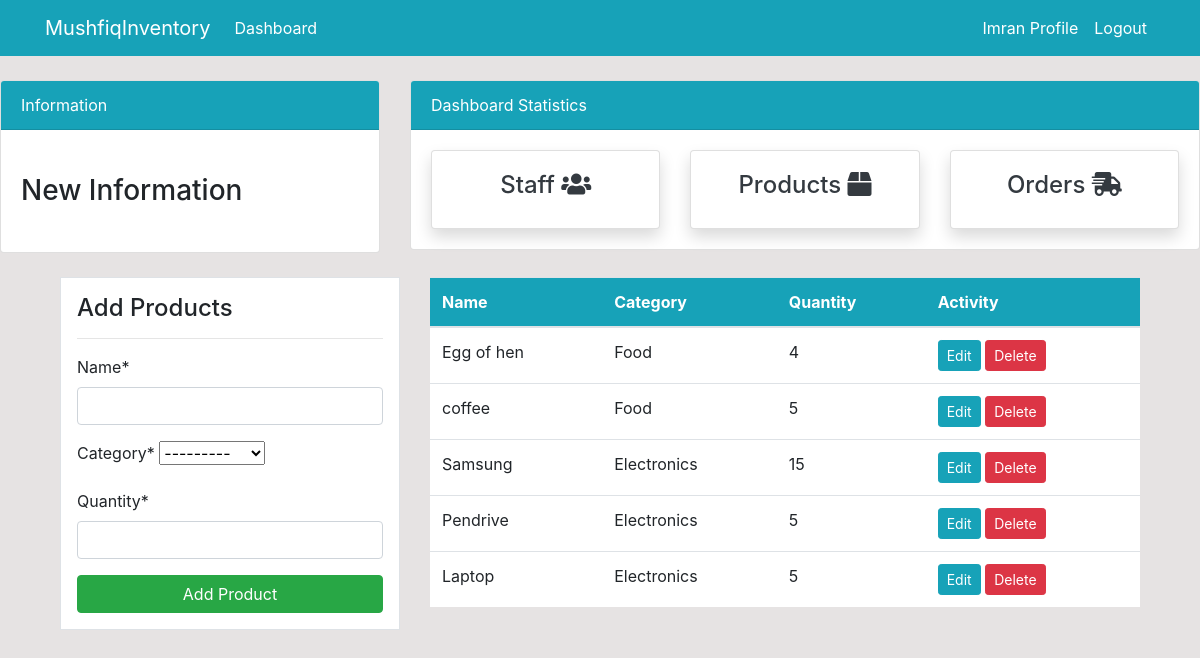
/product/ (signed in), run on the app's committed database.
### dashboard/models.py (models this page shows, shortened)
class Product(models.Model):
    name = models.CharField(max_length=100, null=True)
    category = models.CharField(max_length=20, choices=CATEGORY, null=True)
    quantity = models.PositiveIntegerField(null=True)
    class Meta:
        verbose_name_plural = 'Product'

### dashboard/views.py (the view)
# urls.py: path('product/', views.product, name='dashboard-product'),
@login_required
def product(request):
    items = Product.objects.all()
    if request.method == 'POST':
        form = ProductForm(request.POST)
        if form.is_valid():
            form.save()
            product_name = form.cleaned_data.get('name')
            messages.success(request, f'{product_name} has been added')
            return redirect('dashboard-product')
    else:
        form = ProductForm()
    context = {'items': items, 'form': form}
    return render(request, 'dashboard/product.html', context)

### dashboard/forms.py
class ProductForm(forms.ModelForm):
    class Meta:
        model = Product
        fields = ['name', 'category', 'quantity']

### templates/dashboard/product.html (shortened to what this page needs)
{% extends 'partials/base.html' %}
{% load crispy_forms_tags %}
{% block content %}
    <div class="container">
        <div class="row my-4">
            <div class="col-md-4">
                <div class="border bg-white p-3">
                    <h4>Add Products</h4>
                    <hr>
                    <form method="POST">
                        {{ form|crispy }}
                        <input class="btn btn-success btn-block"
                            type="submit" value="Add Product">
                    </form>
                </div>
            </div>
            <div class="col-md-8">
                <table class="table bg-white">
                    <thead class="bg-info">
                        <tr class="text-white">
                            <th scope="col">Name</th>
                            <th scope="col">Category</th>
                            <th scope="col">Quantity</th>
                            <th scope="col">Activity</th>
                        </tr>
                    </thead>
                    <tbody>
                    {% for item in items %}
                    <tr>
                    <td>{{item.name}}</td>
                    <td>{{item.category}}</td>
                    <td>{{item.quantity}}</td>
                    <td>
                        <a class="btn btn-info btn-sm"
                            href="{% url 'dashboard-product-update' item.id %}">
                            Edit
                        </a>
                        <a class="btn btn-danger btn-sm"
                            href="{% url 'dashboard-product-delete' item.id %}">
                            Delete
                        </a>
                    </td>
                    </tr>
                    {% endfor %}
                    </tbody>
                </table>
            </div>
        </div>
    </div>
{% endblock %}

### templates/partials/nav.html (shortened to what this page needs)
<nav class="navbar navbar-expand-lg navbar-info bg-info">
    <div class="container">
        {% if user.is_authenticated %}
        <a class="navbar-brand text-white" href="{% url 'dashboard-index' %}">
            MushfiqInventory
        </a>
        <div class="collapse navbar-collapse" id="navbarSupportedContent">
            <ul class="navbar-nav mr-auto">
                <li class="nav-item active">
                    <a class="nav-link text-white" href="{% url 'dashboard-index' %}">
                        Dashboard <span class="sr-only">(current)</span>
                    </a>
                </li>
            </ul>
            <ul class="navbar-nav ml-auto">
                <li class="nav-item active">
                    <a class="nav-link text-white" href="{% url 'user-profile' %}">
                        {{user.username}} Profile
                    </a>
                </li>
                <li class="nav-item">
                    <a class="nav-link text-white" href="{% url 'user-logout' %}">Logout</a>
                </li>
            </ul>
            {% endif %}
        </div>
    </div>
</nav>

### static/style.css (style rules this page uses)
body { background: rgb(230, 227, 227); }

### data on the page
Product: name "Egg of hen", category "Food", quantity "4"
Product: name "coffee", category "Food", quantity "5"
Product: name "Samsung", category "Electronics", quantity "15"
Product: name "Pendrive", category "Electronics", quantity "5"
Product: name "Laptop", category "Electronics", quantity "5"

### other printed values
{{ user.username }} "Imran"
